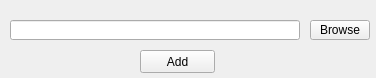
<?xml version="1.0" encoding="UTF-8"?>
<ui version="4.0">
 <class>Form</class>
 <widget class="QWidget" name="Form">
  <property name="geometry">
   <rect>
    <x>0</x>
    <y>0</y>
    <width>376</width>
    <height>78</height>
   </rect>
  </property>
  <property name="windowTitle">
   <string>Add Folder</string>
  </property>
  <widget class="QPushButton" name="add_bt">
   <property name="geometry">
    <rect>
     <x>140</x>
     <y>50</y>
     <width>75</width>
     <height>23</height>
    </rect>
   </property>
   <property name="text">
    <string>Add</string>
   </property>
  </widget>
  <widget class="QPushButton" name="browse_bt">
   <property name="geometry">
    <rect>
     <x>310</x>
     <y>20</y>
     <width>60</width>
     <height>20</height>
    </rect>
   </property>
   <property name="text">
    <string>Browse</string>
   </property>
  </widget>
  <widget class="QLineEdit" name="path_input">
   <property name="geometry">
    <rect>
     <x>10</x>
     <y>20</y>
     <width>290</width>
     <height>20</height>
    </rect>
   </property>
  </widget>
 </widget>
 <resources/>
 <connections/>
</ui>
